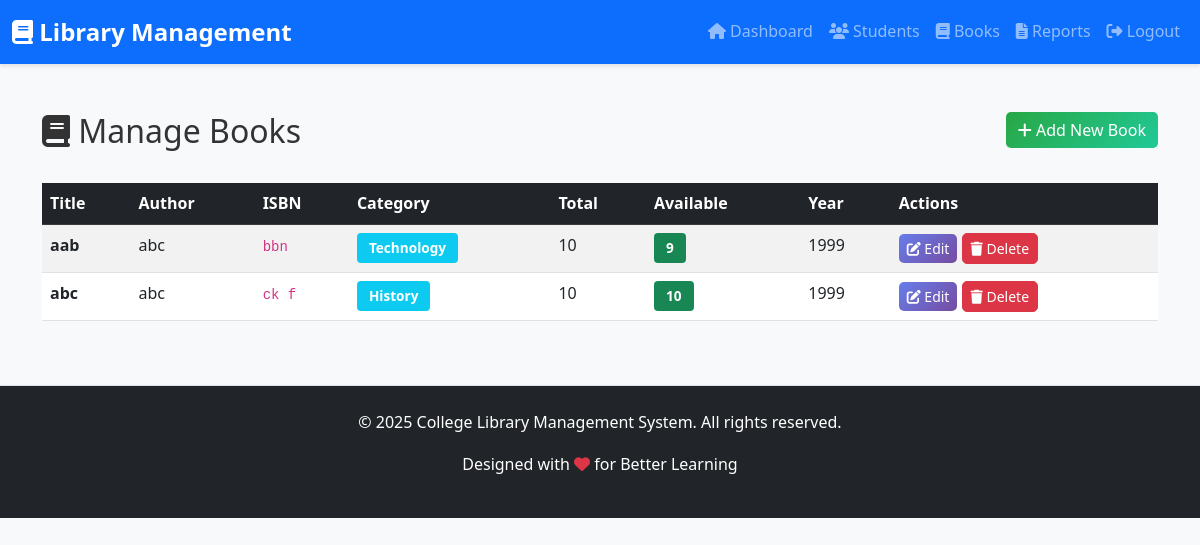
The page /admin/books (signed in) on the database its author committed.
### tables this page shows
CREATE TABLE books (
            id INTEGER PRIMARY KEY AUTOINCREMENT,
            title TEXT NOT NULL,
            author TEXT NOT NULL,
            isbn TEXT UNIQUE NOT NULL,
            category TEXT NOT NULL,
            quantity INTEGER NOT NULL,
            available_quantity INTEGER NOT NULL,
            description TEXT,
            published_year INTEGER,
            image_url TEXT,
            added_by INTEGER,
            created_at TIMESTAMP DEFAULT CURRENT_TIMESTAMP,
            FOREIGN KEY (added_by) REFERENCES admin(id)
        );

### app.py (the view)
@app.route('/admin/books')
@admin_required
def admin_books():
    conn = get_db()
    cursor = conn.cursor()
    cursor.execute('SELECT * FROM books ORDER BY created_at DESC')
    books = cursor.fetchall()
    conn.close()
    return render_template('admin_books.html', books=books)

### app.py (called while the page is built)
def get_db():
    conn = sqlite3.connect(DATABASE)
    conn.row_factory = sqlite3.Row
    return conn

def admin_required(f):
    @wraps(f)
    def decorated_function(*args, **kwargs):
        if 'admin_id' not in session:
            flash('Admin login required', 'danger')
            return redirect(url_for('admin_login'))
        return f(*args, **kwargs)
    return decorated_function

### templates/admin_books.html (shortened to what this page needs)
{% extends "base.html" %}
{% block content %}
<div class="container my-5">
    <div class="row mb-4">
        <div class="col-md-8">
            <h2><i class="fas fa-book"></i> Manage Books</h2>
        </div>
        <div class="col-md-4 text-end">
            <a href="{{ url_for('add_book') }}" class="btn btn-success">
                <i class="fas fa-plus"></i> Add New Book
            </a>
        </div>
    </div>
    {% if books %}
        <div class="table-responsive">
            <table class="table table-hover table-striped">
                <thead class="table-dark">
                    <tr>
                        <th>Title</th>
                        <th>Author</th>
                        <th>ISBN</th>
                        <th>Category</th>
                        <th>Total</th>
                        <th>Available</th>
                        <th>Year</th>
                        <th>Actions</th>
                    </tr>
                </thead>
                <tbody>
                    {% for book in books %}
                        <tr>
                            <td><strong>{{ book['title'] }}</strong></td>
                            <td>{{ book['author'] }}</td>
                            <td><code>{{ book['isbn'] }}</code></td>
                            <td><span class="badge bg-info">{{ book['category'] }}</span></td>
                            <td>{{ book['quantity'] }}</td>
                            <td>
                                {% if book['available_quantity'] > 0 %}
                                    <span class="badge bg-success">{{ book['available_quantity'] }}</span>
                                {% else %}
                                    <span class="badge bg-danger">0</span>
                                {% endif %}
                            </td>
                            <td>{{ book['published_year'] if book['published_year'] else 'N/A' }}</td>
                            <td>
                                <a href="{{ url_for('edit_book', book_id=book['id']) }}" class="btn btn-primary btn-sm">
                                    <i class="fas fa-edit"></i> Edit
                                </a>
                                <form method="POST" action="{{ url_for('delete_book', book_id=book['id']) }}" style="display:inline;">
                                    <button type="submit" class="btn btn-danger btn-sm confirm-submit" data-confirm="Are you sure?">
                                        <i class="fas fa-trash"></i> Delete
                                    </button>
                                </form>
                            </td>
                        </tr>
                    {% endfor %}
                </tbody>
            </table>
        </div>
    {% else %}
        <div class="alert alert-info text-center py-5">
            <i class="fas fa-book fa-3x mb-3"></i>
            <p>No books found in the library.</p>
            <a href="{{ url_for('add_book') }}" class="btn btn-primary">Add First Book</a>
        </div>
    {% endif %}
</div>
{% endblock %}

### static/css/style.css (style rules this page uses)
:root { --primary-color: #667eea; --secondary-color: #764ba2; --success-color: #28a745; --danger-color: #dc3545; --warning-color: #ffc107; --info-color: #17a2b8; }
body { font-family: 'Segoe UI', Tahoma, Geneva, Verdana, sans-serif; line-height: 1.6; color: #333; background-color: #f8f9fa; }
.btn { border-radius: 5px; font-weight: 500; transition: all 0.3s ease; }
.btn-primary { background: linear-gradient(135deg, #667eea 0%, #764ba2 100%); border: none; }
.btn-success { background: linear-gradient(135deg, #28a745 0%, #20c997 100%); border: none; }
.table { background: white; border-radius: 8px; }
.table thead { background: #f8f9fa; }
.badge { padding: 0.5rem 0.75rem; font-size: 0.85rem; border-radius: 4px; }

### rows shown on the page
books: title "aab", author "abc", isbn "bbn", category "Technology", quantity "10", available_quantity "9", published_year "1999"
books: title "abc", author "abc", isbn "ck f", category "History", quantity "10", available_quantity "10", published_year "1999"
